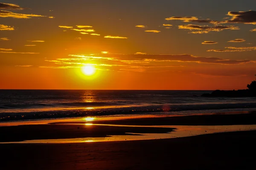
#> input picture img2.png, 256 x 170 px, shrunk from 600 x 398 before the run
$ python '2 main.py'
#> lines starting #> are read from the running program, lines starting #| are printed output that depends on the picture
import numpy as np
from PIL import Image, ImageDraw


def find_brightest_spot_v2(img_path, precision=1):
    """
    green rectangle is the darkest area
    red rectangle is the lightest area
    uses RGB format, you can also use BGR
    precision: the pixel step through which the brightness will be calculated
    """
#> called with img_path = 'img2.png', precision = 10
    im = Image.open(img_path)#.convert('L')
#> im is the input picture: PIL image 256x170 RGB; mean R, G, B 97.1, 55.3, 17.5
    im_arr = np.asarray(im)
    dict_avg = {}
    sum_rgb = 0
    count = 0
    for height_x in range(49, im.size[1] - 49, precision):
        for width_y in range(49, im.size[0] - 49, precision):
            for height in range(height_x - 50, height_x + 50):
                for width in range(width_y - 49, width_y + 49):
                    sum_rgb += sum(im_arr[height][width])
                    count += 1
            dict_avg[(width_y, height_x, count)] = sum_rgb / count
            sum_rgb = 0
            count = 0
#> after the loop, dict_avg = 128 items
    max_key = max(dict_avg, key=dict_avg.get)
#> max_key = (89, 49, 9800)
    min_key = min(dict_avg, key=dict_avg.get)
#> min_key = (199, 119, 9800)
    img = Image.open(img_path)
    idraw = ImageDraw.Draw(img)
    idraw.rectangle((max_key[0] - 49, max_key[1] - 49, max_key[0] + 49, max_key[1] + 49), outline=(255, 0, 0), width=1)
    idraw.rectangle((min_key[0] - 49, min_key[1] - 49, min_key[0] + 49, min_key[1] + 49), outline=(0, 255, 0), width=1)
    img.save('change.png')
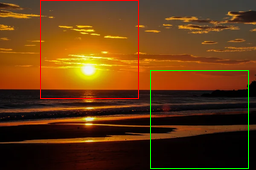
#> saved as change.png: PIL image 256x170 RGB; mean R, G, B 97.8, 56.8, 17.2
    img.show()


find_brightest_spot_v2('img2.png', 10)

$ run again, with img.png copied over img2.png
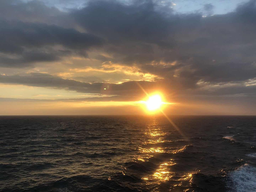
#> input picture img.png, 256 x 192 px, shrunk from 1200 x 900 before the run
#> in find_brightest_spot_v2, im is the input picture: PIL image 256x192 RGB; mean R, G, B 101.1, 89.9, 79.5
#> after the loop in find_brightest_spot_v2, `for height_x in range(49, im.size[1] - 49, precision):`: dict_avg = 160 items
#> max_key = (119, 69, 9800)
#> min_key = (199, 139, 9800)
#> in find_brightest_spot_v2, `img.save('change.png')`:
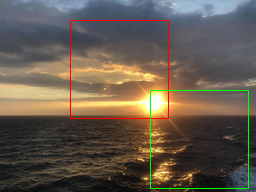
#> saved as change.png: PIL image 256x192 RGB; mean R, G, B 101.3, 90.4, 78.4
